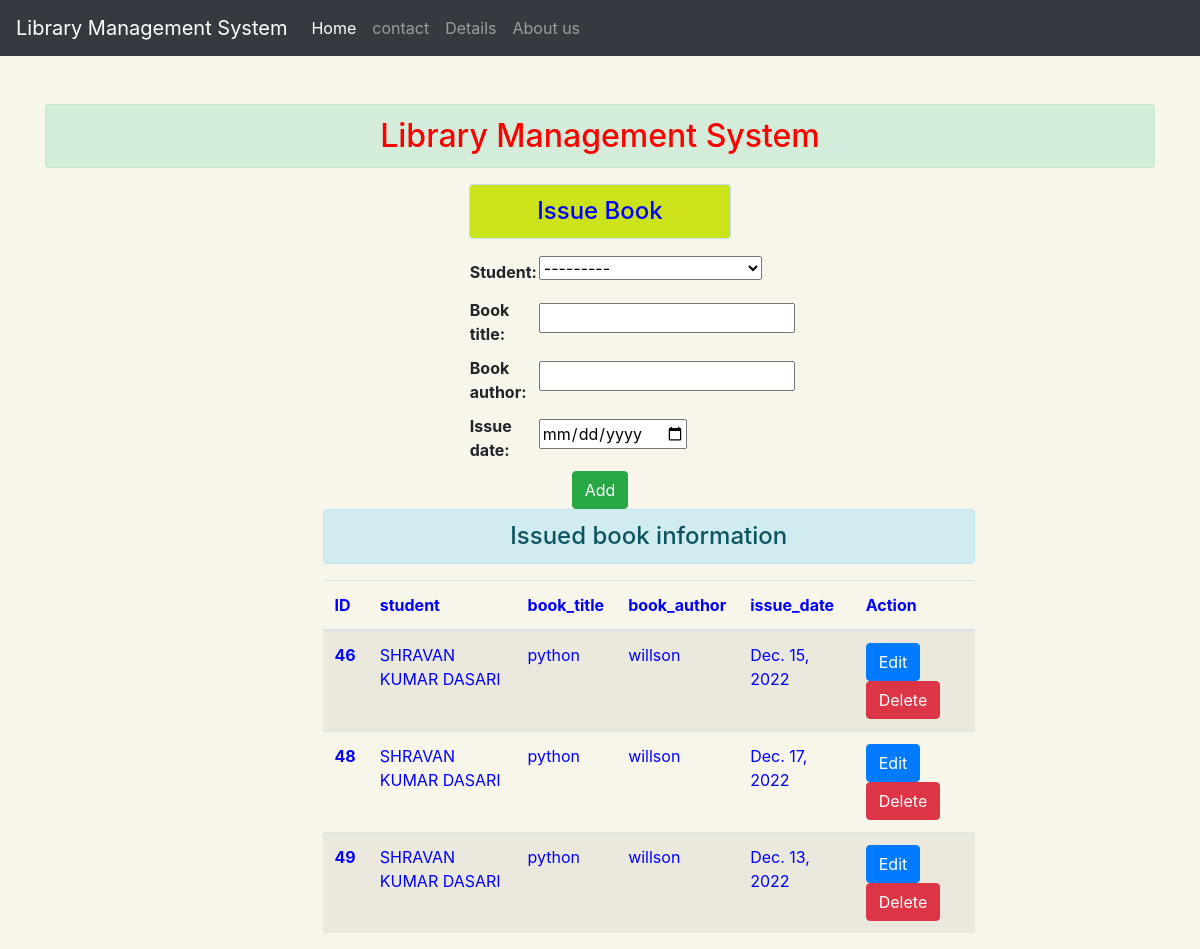
Screenshot of /details/ with the database file from the repository.
### app/models.py (models this page shows)
class issue_book(models.Model):
    student = models.ForeignKey('Students', on_delete=models.CASCADE)
    book_title = models.CharField(max_length=200)
    book_author = models.CharField(max_length=100)
    issue_date=models.DateField(null=True)

class Students(models.Model):
    roll_number = models.CharField(max_length=100,unique=True)
    fullname = models.CharField(max_length=100)
    address = models.CharField(max_length=100)
    Guardian_name=models.CharField(max_length=100,help_text="parent/guardian full name")
    Email=models.EmailField(max_length=100,help_text="Guardian/parent e-mail")
    phone=models.IntegerField(null=True)
    def __str__(self):
        return self.fullname

### app/views.py (the view)
# urls.py: path('details/',views.details,name='add'),
def details(request):
    if request.method == 'POST':
        fm = Issue_book(request.POST)
        if fm.is_valid():
            stu = fm.cleaned_data['student']
            bt = fm.cleaned_data['book_title']
            ba = fm.cleaned_data['book_author']
            id=fm.cleaned_data['issue_date']
            reg = issue_book(student=stu, book_author=ba, book_title=bt,issue_date=id)
            reg.save()
            fm =Issue_book()
            messages.add_message(request, messages.SUCCESS, 'you added data successfully !!!')
    else:
        fm = Issue_book()
    stud = issue_book.objects.all()
    return render(request, 'details_page.html', {'form2':fm, 'stu':stud})

### app/forms.py
class Issue_book(forms.ModelForm):
    class Meta:
        model = issue_book
        fields = ['student','book_title','book_author','issue_date']
        widgets = {
            'student': forms.Select(attrs={'class':'form-group'}),
            'book_title': forms.TextInput(attrs={'class': 'form-group'}),
            'book_author': forms.TextInput( attrs={'class': 'form-group'}),
            'issue_date':forms.NumberInput(attrs={'class':'form-group','type':'date'})
        }

### app/templates/details_page.html (shortened to what this page needs)
<!DOCTYPE html>
{% extends 'base.html' %}
{% load static %}
{% block content %}
<head>
</head>
<body>
<center>
<div class="container mt-5">
    <h2 class="text-centre alert alert-success" style="color:red">Library Management System</h2>
</div>
<div class="col">
    <div class="col-sm-3">
     <h4 class="text-center alert alert-info" style="background-color:#CCE31C; color:blue">Issue Book</h4>
      <form action="" method="POST" novalidate>
          <table>
        {{form2.as_table}}
              </table>
        <input type="submit" class="btn btn-success" value="Add">
      </form>
    </div>
    <div class="col-sm-7 offset-1">
        <h4 class="text-center alert alert-info" > Issued book information</h4>
    {% if stu %}
        <table class="table table-striped" style="color:blue">
          <thead>
            <tr>
              <th scope="col">ID</th>
              <th scope="col">student</th>
              <th scope="col">book_title</th>
              <th scope="col">book_author</th>
              <th scope="col">issue_date</th>
              <th scope="col">Action</th>
            </tr>
          </thead>
          <tbody>
          {% for st in stu %}
            <tr>
              <th scope="row">{{st.id}}</th>
              <td>{{st.student}}</td>
              <td>{{st.book_title}}</td>
              <td>{{st.book_author}}</td>
              <td>{{st.issue_date}}</td>
              <td>
                  <a href="{% url 'updatedata' st.id %}" class="btn btn-primary">Edit</a>
                  <form action="{% url 'deletedata' st.id%}" method="POST" class="d-inline">
                      <input type="submit" class="btn btn-danger" value="Delete">
                  </form>
              </td>
            </tr>
          {% endfor %}
          </tbody>
        </table>
    {% else %}
        <h4 class="text-center alert alert-warning">"No Data</h4>
    {% endif %}
    </div>
</div>
{% endblock content %}

### app/templates/base.html (shortened to what this page needs)
<!doctype html>
<html lang="en">
  <head>
    <link rel="stylesheet" href="https://cdn.jsdelivr.net/npm/bootstrap@4.0.0/dist/css/bootstrap.min.css">
  </head>
  <body style='background-color:#F8F5EA'>
    <nav class="navbar navbar-expand-lg navbar-dark bg-dark">
  <a class="navbar-brand" href="#">Library Management System</a>
  <div class="collapse navbar-collapse" id="navbarSupportedContent">
    <ul class="navbar-nav mr-auto">
      <li class="nav-item active">
        <a class="nav-link" href="/">Home <span class="sr-only">(current)</span></a>
      </li>
        <li class="nav-item">
        <a class="nav-link" href="/contact">contact</a>
      </li>
        <li class="nav-item">
        <a class="nav-link" href="/details">Details</a>
      </li>
      <li class="nav-item">
        <a class="nav-link" href="/about">About us</a>
      </li>
    </ul>
  </div>
</nav>
  </body>
{% block content %}
  {% endblock %}
</html>

### rows the page displays
issue_book: id "46", student "SHRAVAN KUMAR DASARI", book_title "python", book_author "willson", issue_date "Dec. 15, 2022"
issue_book: id "48", student "SHRAVAN KUMAR DASARI", book_title "python", book_author "willson", issue_date "Dec. 17, 2022"
issue_book: id "49", student "SHRAVAN KUMAR DASARI", book_title "python", book_author "willson", issue_date "Dec. 13, 2022"
